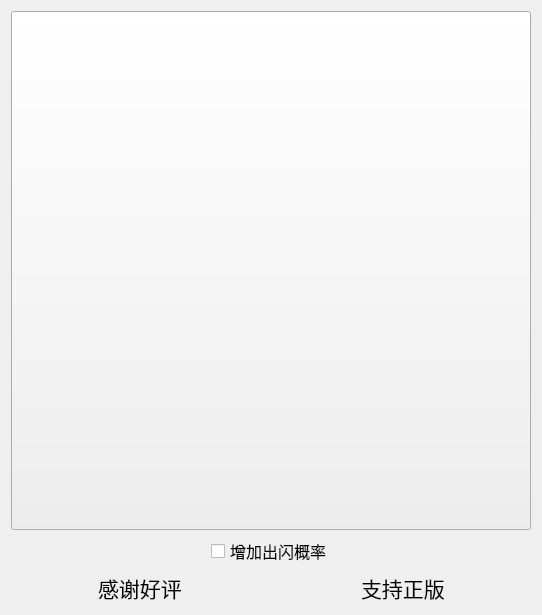
     <widget class="QWidget" name="tabL">
      <attribute name="icon">
       <iconset>
        <normaloff>assets/PNG/nature.png</normaloff>assets/PNG/nature.png</iconset>
      </attribute>
      <attribute name="title">
       <string>联系作者</string>
      </attribute>
      <layout class="QVBoxLayout" name="verticalLayout_35">
       <item>
        <layout class="QHBoxLayout" name="horizontalLayout_93">
         <item>
          <widget class="QToolButton" name="toolButton_90">
           <property name="text">
            <string/>
           </property>
           <property name="icon">
            <iconset>
             <normaloff>assets/PNG/111.png</normaloff>assets/PNG/111.png</iconset>
           </property>
           <property name="iconSize">
            <size>
             <width>512</width>
             <height>512</height>
            </size>
           </property>
          </widget>
         </item>
        </layout>
       </item>
       <item>
        <layout class="QHBoxLayout" name="horizontalLayout_96">
         <item>
          <spacer name="horizontalSpacer_110">
           <property name="orientation">
            <enum>Qt::Orientation::Horizontal</enum>
           </property>
           <property name="sizeHint" stdset="0">
            <size>
             <width>40</width>
             <height>20</height>
            </size>
           </property>
          </spacer>
         </item>
         <item>
          <widget class="QCheckBox" name="checkBox_37">
           <property name="font">
            <font>
             <pointsize>12</pointsize>
            </font>
           </property>
           <property name="text">
            <string>增加出闪概率</string>
           </property>
          </widget>
         </item>
         <item>
          <spacer name="horizontalSpacer_111">
           <property name="orientation">
            <enum>Qt::Orientation::Horizontal</enum>
           </property>
           <property name="sizeHint" stdset="0">
            <size>
             <width>40</width>
             <height>20</height>
            </size>
           </property>
          </spacer>
         </item>
        </layout>
       </item>
       <item>
        <layout class="QHBoxLayout" name="horizontalLayout_92">
         <item>
          <spacer name="horizontalSpacer_112">
           <property name="orientation">
            <enum>Qt::Orientation::Horizontal</enum>
           </property>
           <property name="sizeHint" stdset="0">
            <size>
             <width>40</width>
             <height>20</height>
            </size>
           </property>
          </spacer>
         </item>
         <item>
          <widget class="QLabel" name="label_92">
           <property name="font">
            <font>
             <pointsize>16</pointsize>
            </font>
           </property>
           <property name="text">
            <string>感谢好评</string>
           </property>
          </widget>
         </item>
         <item>
          <spacer name="horizontalSpacer_116">
           <property name="orientation">
            <enum>Qt::Orientation::Horizontal</enum>
           </property>
           <property name="sizeHint" stdset="0">
            <size>
             <width>40</width>
             <height>20</height>
            </size>
           </property>
          </spacer>
         </item>
         <item>
          <spacer name="horizontalSpacer_117">
           <property name="orientation">
            <enum>Qt::Orientation::Horizontal</enum>
           </property>
           <property name="sizeHint" stdset="0">
            <size>
             <width>40</width>
             <height>20</height>
            </size>
           </property>
          </spacer>
         </item>
         <item>
          <widget class="QLabel" name="label_93">
           <property name="font">
            <font>
             <pointsize>16</pointsize>
            </font>
           </property>
           <property name="text">
            <string>支持正版</string>
           </property>
          </widget>
         </item>
         <item>
          <spacer name="horizontalSpacer_118">
           <property name="orientation">
            <enum>Qt::Orientation::Horizontal</enum>
           </property>
           <property name="sizeHint" stdset="0">
            <size>
             <width>40</width>
             <height>20</height>
            </size>
           </property>
          </spacer>
         </item>
        </layout>
       </item>
      </layout>
     </widget>
